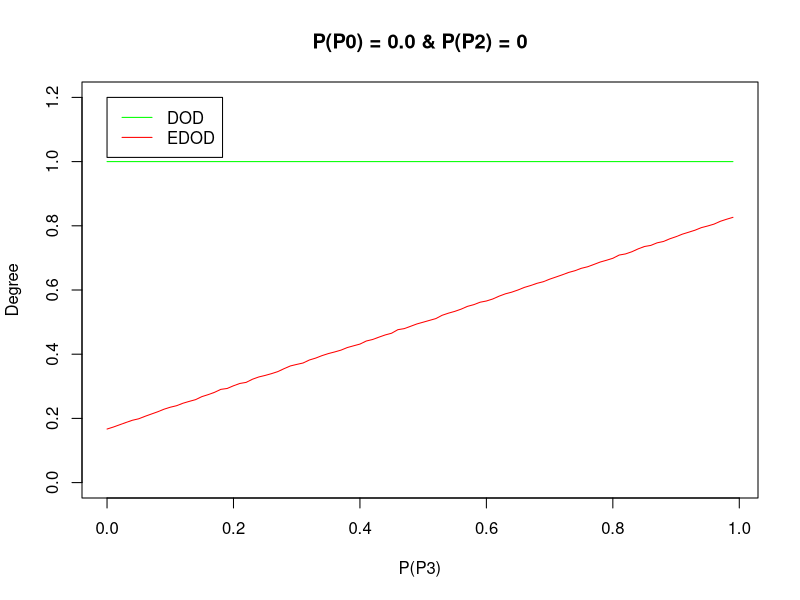

Here is the R script that generated this plot:
pP1 <- c(1.0,0.99,0.98,0.97,0.96,0.95,0.94,0.9299999999999999,0.92,0.91,0.9,0.89,0.88,0.87,0.86,0.85,0.84,0.83,0.82,0.8099999999999999,0.7999999999999999,0.7899999999999999,0.7799999999999999,0.7699999999999999,0.7599999999999999,0.75,0.74,0.73,0.72,0.71,0.7,0.69,0.6799999999999999,0.6699999999999999,0.6599999999999999,0.6499999999999999,0.6399999999999999,0.6299999999999999,0.6199999999999999,0.6099999999999999,0.5999999999999999,0.5899999999999999,0.5799999999999998,0.5699999999999998,0.5599999999999998,0.5499999999999998,0.5399999999999998,0.5299999999999998,0.5199999999999998,0.5099999999999998,0.4999999999999998,0.48999999999999977,0.47999999999999976,0.46999999999999975,0.45999999999999974,0.44999999999999973,0.4399999999999997,0.4299999999999997,0.4199999999999997,0.4099999999999997,0.3999999999999997,0.3899999999999997,0.37999999999999967,0.36999999999999966,0.35999999999999965,0.34999999999999964,0.33999999999999964,0.3299999999999996,0.3199999999999996,0.3099999999999996,0.2999999999999996,0.2899999999999996,0.2799999999999996,0.2699999999999996,0.25999999999999956,0.24999999999999956,0.23999999999999955,0.22999999999999954,0.21999999999999953,0.20999999999999952,0.1999999999999995,0.1899999999999995,0.1799999999999995,0.16999999999999948,0.15999999999999948,0.14999999999999947,0.13999999999999946,0.12999999999999945,0.11999999999999944,0.10999999999999943,0.09999999999999942,0.08999999999999941,0.0799999999999994,0.0699999999999994,0.05999999999999939,0.04999999999999938,0.03999999999999937,0.02999999999999936,0.01999999999999935,0.009999999999999343)
pP2 <- c(0.0,0.0,0.0,0.0,0.0,0.0,0.0,0.0,0.0,0.0,0.0,0.0,0.0,0.0,0.0,0.0,0.0,0.0,0.0,0.0,0.0,0.0,0.0,0.0,0.0,0.0,0.0,0.0,0.0,0.0,0.0,0.0,0.0,0.0,0.0,0.0,0.0,0.0,0.0,0.0,0.0,0.0,0.0,0.0,0.0,0.0,0.0,0.0,0.0,0.0,0.0,0.0,0.0,0.0,0.0,0.0,0.0,0.0,0.0,0.0,0.0,0.0,0.0,0.0,0.0,0.0,0.0,0.0,0.0,0.0,0.0,0.0,0.0,0.0,0.0,0.0,0.0,0.0,0.0,0.0,0.0,0.0,0.0,0.0,0.0,0.0,0.0,0.0,0.0,0.0,0.0,0.0,0.0,0.0,0.0,0.0,0.0,0.0,0.0,0.0)
pP3 <- c(0.0,0.01,0.02,0.03,0.04,0.05,0.060000000000000005,0.07,0.08,0.09,0.09999999999999999,0.10999999999999999,0.11999999999999998,0.12999999999999998,0.13999999999999999,0.15,0.16,0.17,0.18000000000000002,0.19000000000000003,0.20000000000000004,0.21000000000000005,0.22000000000000006,0.23000000000000007,0.24000000000000007,0.25000000000000006,0.26000000000000006,0.2700000000000001,0.2800000000000001,0.2900000000000001,0.3000000000000001,0.3100000000000001,0.3200000000000001,0.3300000000000001,0.34000000000000014,0.35000000000000014,0.36000000000000015,0.37000000000000016,0.38000000000000017,0.3900000000000002,0.4000000000000002,0.4100000000000002,0.4200000000000002,0.4300000000000002,0.4400000000000002,0.45000000000000023,0.46000000000000024,0.47000000000000025,0.48000000000000026,0.49000000000000027,0.5000000000000002,0.5100000000000002,0.5200000000000002,0.5300000000000002,0.5400000000000003,0.5500000000000003,0.5600000000000003,0.5700000000000003,0.5800000000000003,0.5900000000000003,0.6000000000000003,0.6100000000000003,0.6200000000000003,0.6300000000000003,0.6400000000000003,0.6500000000000004,0.6600000000000004,0.6700000000000004,0.6800000000000004,0.6900000000000004,0.7000000000000004,0.7100000000000004,0.7200000000000004,0.7300000000000004,0.7400000000000004,0.7500000000000004,0.7600000000000005,0.7700000000000005,0.7800000000000005,0.7900000000000005,0.8000000000000005,0.8100000000000005,0.8200000000000005,0.8300000000000005,0.8400000000000005,0.8500000000000005,0.8600000000000005,0.8700000000000006,0.8800000000000006,0.8900000000000006,0.9000000000000006,0.9100000000000006,0.9200000000000006,0.9300000000000006,0.9400000000000006,0.9500000000000006,0.9600000000000006,0.9700000000000006,0.9800000000000006,0.9900000000000007)
edod <- c(0.16682277999999995,0.17306286000000018,0.18017208,0.1873070999999999,0.19413713999999963,0.19873576000000004,0.20642512000000032,0.21349121999999998,0.22050229999999982,0.22853532000000026,0.23479187999999987,0.23953322000000005,0.24719957999999997,0.25300358,0.25839763999999993,0.26783304000000013,0.2740543199999999,0.2811973999999996,0.2904570800000002,0.2932139400000002,0.30162801999999994,0.3088006599999999,0.3121904599999998,0.32200342000000004,0.32906836000000017,0.33382791999999994,0.33932748000000046,0.34568653999999965,0.35493115999999986,0.36342744000000005,0.36814588000000026,0.3725668000000001,0.3818884800000006,0.38787111999999974,0.39554568000000007,0.4018906399999998,0.4070063600000002,0.41266136000000037,0.42069768000000024,0.42618754,0.43151622,0.4410372200000001,0.4457853600000001,0.4530755000000002,0.46000016000000005,0.4652783999999999,0.4763739400000003,0.4796621599999999,0.48683846000000036,0.4942034199999997,0.4997122599999997,0.50533592,0.5108990600000002,0.5212260999999999,0.5278615600000005,0.5334054199999999,0.5403390199999997,0.54896828,0.5542985599999998,0.5619017400000006,0.5657265400000001,0.5719435599999991,0.5807186800000002,0.5880293199999996,0.5932346600000001,0.6000726400000006,0.6080456800000006,0.6139515400000001,0.6208073000000005,0.6258033799999997,0.6336886600000005,0.6404298800000003,0.6472792999999998,0.6546437199999995,0.6600711000000001,0.6674890600000001,0.6723139800000004,0.6795831800000004,0.6870954000000006,0.6926971599999999,0.6987889200000004,0.7088686999999995,0.7123738000000002,0.7191086799999996,0.7280813400000004,0.7355020000000008,0.73889738,0.7469221800000005,0.751162000000001,0.75944072,0.7661373800000003,0.7740010399999997,0.780074840000001,0.7863217399999995,0.7943003999999989,0.7994066199999996,0.8052265799999996,0.8140239799999996,0.8204885399999996,0.8264057599999995)
dod <- c(1.0,1.0,1.0,1.0,1.0,1.0,1.0,1.0,1.0,1.0,1.0,1.0,1.0,1.0,1.0,1.0,1.0,1.0,1.0,1.0,1.0,1.0,1.0,1.0,1.0,1.0,1.0,1.0,1.0,1.0,1.0,1.0,1.0,1.0,1.0,1.0,1.0,1.0,1.0,1.0,1.0,1.0,1.0,1.0,1.0,1.0,1.0,1.0,1.0,1.0,1.0,1.0,1.0,1.0,1.0,1.0,1.0,1.0,1.0,1.0,1.0,1.0,1.0,1.0,1.0,1.0,1.0,1.0,1.0,1.0,1.0,1.0,1.0,1.0,1.0,1.0,1.0,1.0,1.0,1.0,1.0,1.0,1.0,1.0,1.0,1.0,1.0,1.0,1.0,1.0,1.0,1.0,1.0,1.0,1.0,1.0,1.0,1.0,1.0,1.0)
plot(pP3, edod, col = "red", ylim=c(0,1.2), main="P(P0) = 0.0 & P(P2) = 0", xlab="P(P3)", ylab="Degree", type="l")
lines(pP3, dod, col = "green")
legend(0,1.2,c("DOD", "EDOD"), col=c("green", "red"), lty=1)